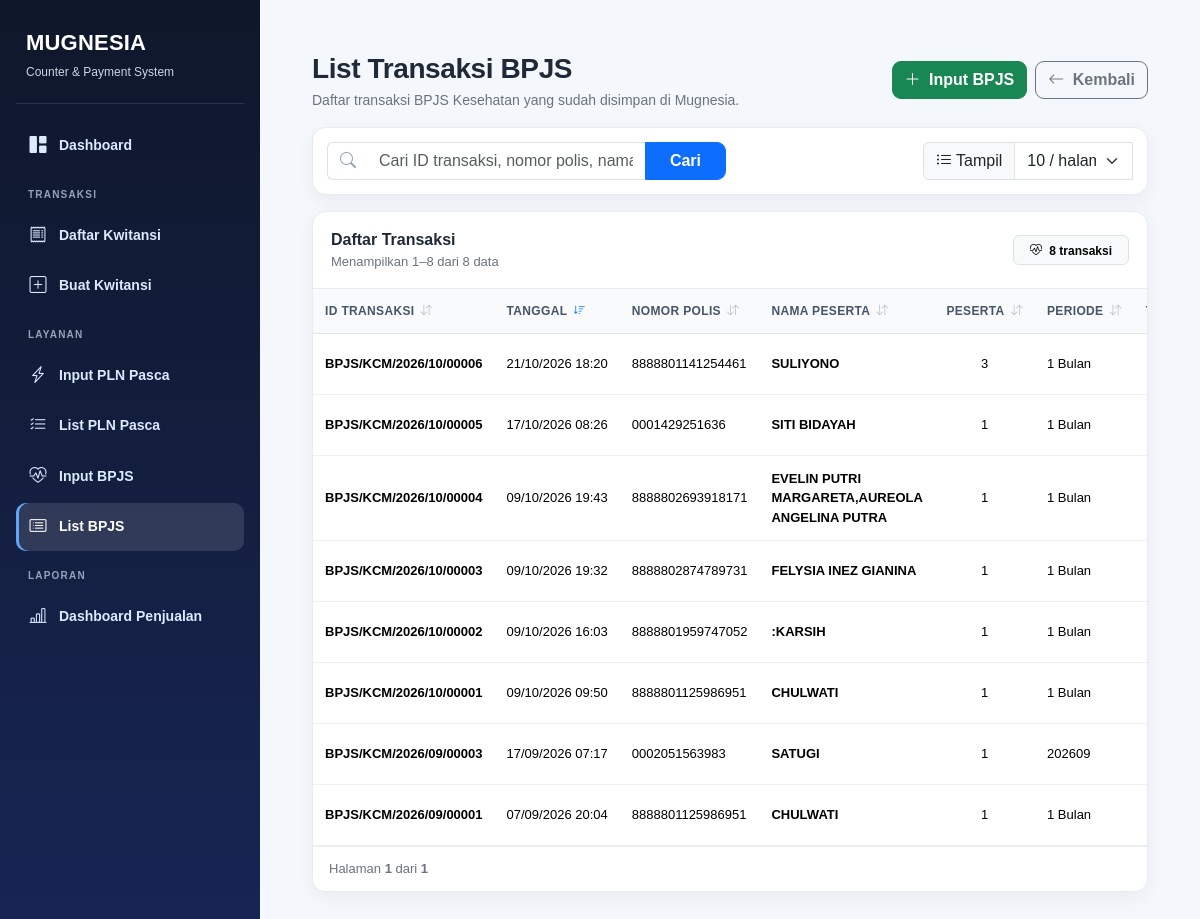
The page /list_bpjs.php on the database its author committed.
### tables this page shows
CREATE TABLE `tb_tagihan_bpjs` (
  `id` int(11) unsigned NOT NULL AUTO_INCREMENT,
  `tgl_bayar` datetime NOT NULL,
  `no_polis` varchar(45) NOT NULL,
  `nama` varchar(45) NOT NULL,
  `Jml_peserta` int(10) unsigned NOT NULL,
  `periode` varchar(45) NOT NULL,
  `rp_tagihan` decimal(12,0) NOT NULL,
  `admin_bank` decimal(12,0) NOT NULL,
  `total_bayar` decimal(12,0) NOT NULL,
  `keterangan` varchar(100) DEFAULT NULL,
  `id_transaksi` varchar(45) NOT NULL,
  `cetak_keterangan` int(10) unsigned NOT NULL,
  PRIMARY KEY (`id`)
);

### list_bpjs.php (the view, shortened to what this page needs)
<?php
require_once "db.php";
$allowed_sizes = [5, 10, 20, 50];
$ps = (int)($_GET['ps'] ?? 10);
$limit = in_array($ps, $allowed_sizes, true) ? $ps : 10;
$page   = max(1, (int)($_GET['page'] ?? 1));
$offset = ($page - 1) * $limit;
$search = trim($_GET['q'] ?? '');
$allowed_sort = [
    'id_transaksi' => 'id_transaksi',
    'tgl_bayar'    => 'tgl_bayar',
    'no_polis'     => 'no_polis',
    'nama'         => 'nama',
    'jml_peserta'  => 'Jml_peserta',
    'periode'      => 'periode',
    'rp_tagihan'   => 'rp_tagihan',
    'admin_bank'   => 'admin_bank',
    'total_bayar'  => 'total_bayar'
];
$sort = $_GET['sort'] ?? 'tgl_bayar';
$dir  = strtolower($_GET['dir'] ?? 'desc');
$dir  = $dir === 'asc' ? 'ASC' : 'DESC';
$orderBy = $allowed_sort[$sort] ?? 'tgl_bayar';
$where  = '';
$params = [];
$types  = '';
$sql_count = "SELECT COUNT(*) AS jml FROM tb_tagihan_bpjs" . $where;
$stmt_count = $conn->prepare($sql_count);
$stmt_count->execute();
$count = (int)($stmt_count->get_result()->fetch_assoc()['jml'] ?? 0);
$total_pages = max(1, (int)ceil($count / $limit));
$sql = "SELECT
            id,
            id_transaksi,
            tgl_bayar,
            no_polis,
            nama,
            Jml_peserta AS jml_peserta,
            periode,
            rp_tagihan,
            admin_bank,
            total_bayar,
            keterangan
        FROM tb_tagihan_bpjs
        {$where}
        ORDER BY {$orderBy} {$dir}, id DESC
        LIMIT ? OFFSET ?";
$stmt = $conn->prepare($sql);
if ($types !== '') {
    $bind_types  = $types . "ii";
    $bind_params = array_merge($params, [$limit, $offset]);
    $stmt->bind_param($bind_types, ...$bind_params);
} else {
    $stmt->bind_param("ii", $limit, $offset);
}
$stmt->execute();
$res = $stmt->get_result();
$start_row = $count > 0 ? $offset + 1 : 0;
$end_row   = min($offset + $limit, $count);
function sortUrl($column, $currentSort, $currentDir, $search, $limit)
{
    $nextDir = ($currentSort === $column && strtoupper($currentDir) === 'ASC')
        ? 'desc'
        : 'asc';
    return '?page=1'
        . '&q=' . urlencode($search)
        . '&ps=' . (int)$limit
        . '&sort=' . urlencode($column)
        . '&dir=' . $nextDir;
}
function sortIcon($column, $currentSort, $currentDir)
{
    if ($currentSort !== $column) {
        return '<i class="bi bi-arrow-down-up sort-icon"></i>';
    }
    return strtoupper($currentDir) === 'ASC'
        ? '<i class="bi bi-sort-up sort-icon active"></i>'
        : '<i class="bi bi-sort-down sort-icon active"></i>';
}
?>
<!doctype html>
<html lang="id">
<head>
<link href="https://cdn.jsdelivr.net/npm/bootstrap@5.3.3/dist/css/bootstrap.min.css" rel="stylesheet">
<link rel="stylesheet" href="https://cdn.jsdelivr.net/npm/bootstrap-icons@1.11.3/font/bootstrap-icons.min.css">
</head>
<body>
<div class="mug-app">
<?php require __DIR__ . '/layout/sidebar.php'; ?>
<main class="mug-main">
<div class="container-fluid app-wrap py-4 px-3 px-lg-4">
    <div class="d-flex flex-column flex-md-row justify-content-between align-items-md-center gap-3 mb-3">
        <div>
            <div class="page-title">
                List Transaksi BPJS
            </div>
            <div class="page-subtitle">
                Daftar transaksi BPJS Kesehatan yang sudah disimpan di Mugnesia.
            </div>
        </div>
        <div class="d-flex gap-2 header-actions">
            <a href="input_bpjs.php" class="btn btn-success">
                <i class="bi bi-plus-lg me-1"></i>
                Input BPJS
            </a>
            <a href="index.php" class="btn btn-outline-secondary">
                <i class="bi bi-arrow-left me-1"></i>
                Kembali
            </a>
        </div>
    </div>
    <form class="toolbar-card mb-3" method="get">
        <div class="row g-2 align-items-center">
            <div class="col-12 col-md-8 col-lg-6">
                <div class="input-group search-box">
                    <span class="input-group-text">
                        <i class="bi bi-search"></i>
                    </span>
                    <input
                        type="text"
                        class="form-control"
                        name="q"
                        placeholder="Cari ID transaksi, nomor polis, nama peserta, atau periode..."
                        value="<?= htmlspecialchars($search) ?>">
                    <button class="btn btn-primary px-4" type="submit">
                        Cari
                    </button>
                </div>
            </div>
            <div class="col-12 col-md-4 col-lg-6 d-flex justify-content-md-end">
                <div class="input-group" style="max-width:210px;">
                    <label class="input-group-text" for="ps">
                        <i class="bi bi-list-ul me-1"></i>
                        Tampil
                    </label>
                    <select
                        class="form-select"
                        name="ps"
                        id="ps"
                        onchange="this.form.submit()">
                        <?php foreach ($allowed_sizes as $size): ?>
                            <option
                                value="<?= $size ?>"
                                <?= $size === $limit ? 'selected' : '' ?>>
                                <?= $size ?> / halaman
                            </option>
                        <?php endforeach; ?>
                    </select>
                </div>
            </div>
        </div>
    </form>
    <div class="grid-card">
        <div class="grid-head d-flex justify-content-between align-items-center">
            <div>
                <div class="fw-bold">
                    Daftar Transaksi
                </div>
                <div class="record-info">
                    Menampilkan <?= $start_row ?>–<?= $end_row ?>
                    dari <?= number_format($count, 0, ',', '.') ?> data
                </div>
            </div>
            <span class="badge text-bg-light border px-3 py-2">
                <i class="bi bi-heart-pulse me-1"></i>
                <?= number_format($count, 0, ',', '.') ?> transaksi
            </span>
        </div>
        <div class="table-responsive">
            <table class="table table-hover align-middle">
                <thead>
                    <tr>
                        <th>
                            <a class="sort-link" href="<?= sortUrl('id_transaksi', $sort, $dir, $search, $limit) ?>">
                                ID Transaksi
                                <?= sortIcon('id_transaksi', $sort, $dir) ?>
                            </a>
                        </th>
                        <th>
                            <a class="sort-link" href="<?= sortUrl('tgl_bayar', $sort, $dir, $search, $limit) ?>">
                                Tanggal
                                <?= sortIcon('tgl_bayar', $sort, $dir) ?>
                            </a>
                        </th>
                        <th>
                            <a class="sort-link" href="<?= sortUrl('no_polis', $sort, $dir, $search, $limit) ?>">
                                Nomor Polis
                                <?= sortIcon('no_polis', $sort, $dir) ?>
                            </a>
                        </th>
                        <th>
                            <a class="sort-link" href="<?= sortUrl('nama', $sort, $dir, $search, $limit) ?>">
                                Nama Peserta
                                <?= sortIcon('nama', $sort, $dir) ?>
                            </a>
                        </th>
                        <th class="text-center">
                            <a class="sort-link justify-content-center" href="<?= sortUrl('jml_peserta', $sort, $dir, $search, $limit) ?>">
                                Peserta
                                <?= sortIcon('jml_peserta', $sort, $dir) ?>
                            </a>
                        </th>
                        <th>
                            <a class="sort-link" href="<?= sortUrl('periode', $sort, $dir, $search, $limit) ?>">
                                Periode
                                <?= sortIcon('periode', $sort, $dir) ?>
                            </a>
                        </th>
                        <th class="text-end">
                        </th>
                    </tr>
                </thead>
                <tbody>
                    <?php while ($row = $res->fetch_assoc()): ?>
                        <tr>
                            <td class="text-nowrap fw-bold">
                                <?= trim((string)($row['id_transaksi'] ?? '')) !== ''
                                    ? htmlspecialchars($row['id_transaksi'])
                                    : '<span class="text-muted">-</span>' ?>
                            </td>
                            <td class="text-nowrap">
                                <?= date('d/m/Y H:i', strtotime($row['tgl_bayar'])) ?>
                            </td>
                            <td class="text-nowrap">
                                <?= htmlspecialchars($row['no_polis']) ?>
                            </td>
                            <td>
                                <span class="customer-name">
                                    <?= htmlspecialchars($row['nama']) ?>
                                </span>
                            </td>
                            <td class="text-center">
                                <?= number_format((int)$row['jml_peserta'], 0, ',', '.') ?>
                            </td>
                            <td class="text-nowrap">
                                <?= trim((string)$row['periode']) !== ''
                                    ? htmlspecialchars($row['periode'])
                                    : '<span class="text-muted">-</span>' ?>
                            </td>
                            <td class="text-end money">
                            </td>
                        </tr>
                    <?php endwhile; ?>
                </tbody>
            </table>
        </div>
        <div class="grid-footer d-flex flex-column flex-md-row justify-content-between align-items-md-center gap-2">
            <div class="record-info">
                Halaman <strong><?= $page ?></strong>
                dari <strong><?= $total_pages ?></strong>
            </div>
        </div>
    </div>
</div>
</main>
</div>
</body>
</html>

### list_bpjs.php (style rules this page uses)
:root { --app-bg:#f4f7fb; --card-border:#e7ecf2; --head-bg:#f8fafc; --text-main:#1f2937; --text-muted:#6b7280; }
body { background:var(--app-bg); color:var(--text-main); font-family:Arial, Helvetica, sans-serif; }
.app-wrap { max-width:1450px; }
.page-title { font-size:28px; font-weight:800; letter-spacing:-.4px; }
.page-subtitle { color:var(--text-muted); font-size:14px; }
.toolbar-card, .grid-card { background:#fff; border:1px solid var(--card-border); border-radius:14px; box-shadow:0 6px 20px rgba(15,23,42,.05); }
.toolbar-card { padding:14px; }
.grid-card { overflow:hidden; }
.grid-head { padding:16px 18px; border-bottom:1px solid var(--card-border); }
.grid-footer { padding:12px 16px; border-top:1px solid var(--card-border); background:#fff; }
.record-info { font-size:13px; color:var(--text-muted); }
.search-box .input-group-text { background:#fff; border-right:0; color:#94a3b8; }
.search-box .form-control { border-left:0; box-shadow:none !important; }
.table { margin:0; }
.table thead th { background:var(--head-bg); color:#475569; border-bottom:1px solid #dfe6ee; padding:13px 12px; font-size:12px; font-weight:800; text-transform:uppercase; letter-spacing:.35px; white-space:nowrap; }
.table tbody td { padding:13px 12px; border-color:#edf1f5; font-size:13px; vertical-align:middle; }
.customer-name { font-weight:700; }
.money { white-space:nowrap; font-variant-numeric:tabular-nums; }
.sort-link { display:inline-flex; align-items:center; gap:6px; color:inherit; text-decoration:none; }
.sort-icon { font-size:12px; opacity:.35; }
.sort-icon.active { opacity:1; color:#0d6efd; }
.btn { border-radius:9px; font-weight:600; }
body { margin:0 !important;padding:0 !important;background:#f4f7fb; }
.mug-app { min-height:100vh;display:flex; }
.mug-main { margin-left:260px;width:calc(100% - 260px);min-height:100vh;padding:24px 28px; }
.mug-main > .container,.mug-main > .container-fluid { max-width:100%; }

### rows shown on the page
tb_tagihan_bpjs: id_transaksi "BPJS/KCM/2026/10/00006", tgl_bayar "21/10/2026 18:20", no_polis "8888801141254461", nama "SULIYONO", Jml_peserta "3", periode "1 Bulan"
tb_tagihan_bpjs: id_transaksi "BPJS/KCM/2026/10/00005", tgl_bayar "17/10/2026 08:26", no_polis "0001429251636", nama "SITI BIDAYAH", Jml_peserta "1", periode "1 Bulan"
tb_tagihan_bpjs: id_transaksi "BPJS/KCM/2026/10/00004", tgl_bayar "09/10/2026 19:43", no_polis "8888802693918171", nama "EVELIN PUTRI MARGARETA,AUREOLA ANGELINA PUTRA", Jml_peserta "1", periode "1 Bulan"
tb_tagihan_bpjs: id_transaksi "BPJS/KCM/2026/10/00003", tgl_bayar "09/10/2026 19:32", no_polis "8888802874789731", nama "FELYSIA INEZ GIANINA", Jml_peserta "1", periode "1 Bulan"
tb_tagihan_bpjs: id_transaksi "BPJS/KCM/2026/10/00002", tgl_bayar "09/10/2026 16:03", no_polis "8888801959747052", nama ":KARSIH", Jml_peserta "1", periode "1 Bulan"
tb_tagihan_bpjs: id_transaksi "BPJS/KCM/2026/10/00001", tgl_bayar "09/10/2026 09:50", no_polis "8888801125986951", nama "CHULWATI", Jml_peserta "1", periode "1 Bulan"
tb_tagihan_bpjs: id_transaksi "BPJS/KCM/2026/09/00003", tgl_bayar "17/09/2026 07:17", no_polis "0002051563983", nama "SATUGI", Jml_peserta "1", periode "202609"
tb_tagihan_bpjs: id_transaksi "BPJS/KCM/2026/09/00001", tgl_bayar "07/09/2026 20:04", no_polis "8888801125986951", nama "CHULWATI", Jml_peserta "1", periode "1 Bulan"

### other values the page prints
$start_row "1"
$end_row "8"
$count "8"
$page "1"
$total_pages "1"
form field ps "10 / halaman"
